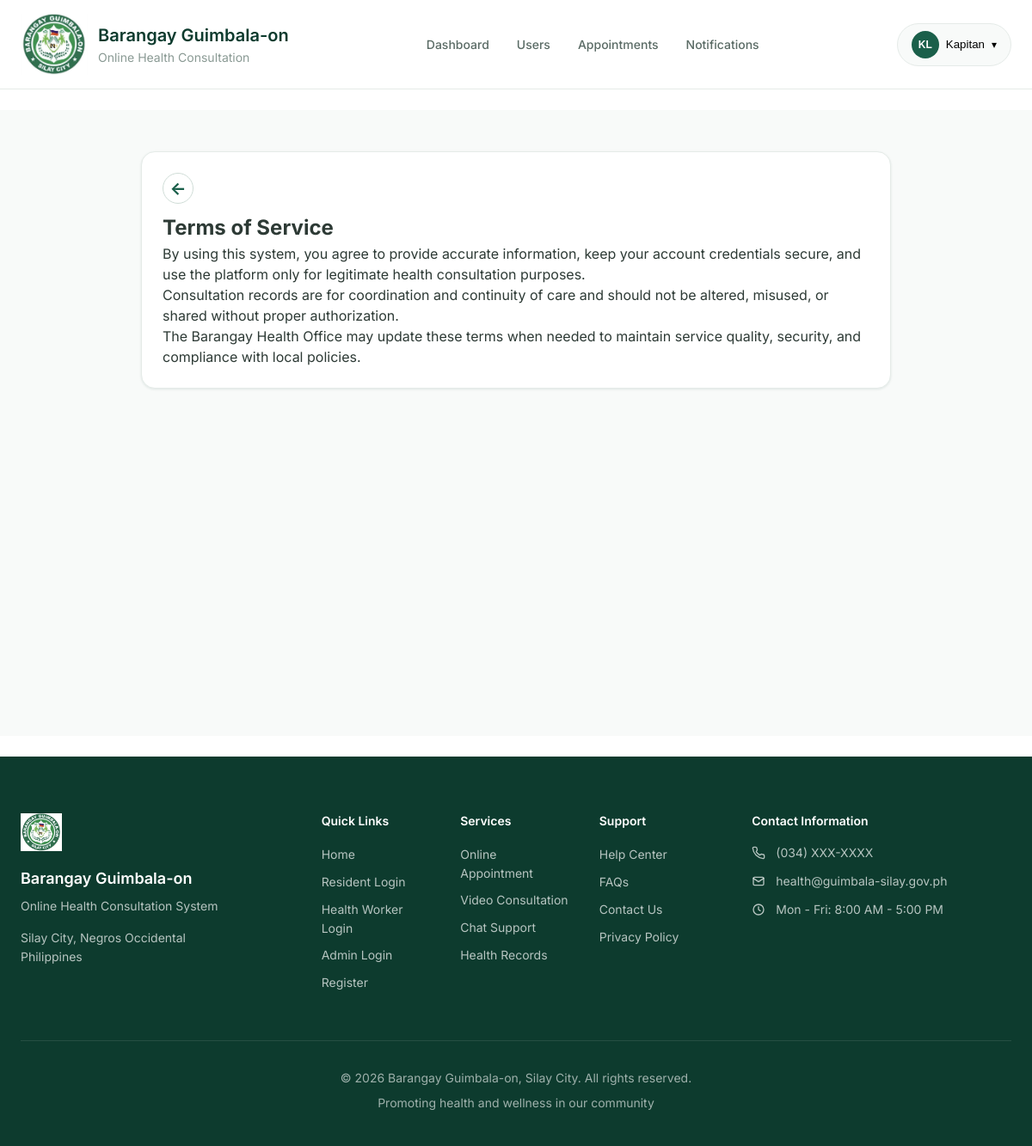
Page /terms/ (signed in) on the committed database.
### accounts/models.py (models this page shows, shortened)
class User(AbstractUser):
    ROLE_CHOICES = [
        ('resident', 'Resident'),
        ('health_worker', 'Barangay Health Worker/Midwife'),
        ('admin', 'Admin'),
    ]
    username = None
    email = models.EmailField(_('email address'), unique=True)
    role = models.CharField(max_length=20, choices=ROLE_CHOICES, default='resident')
    phone_number = models.CharField(max_length=15, blank=True, null=True)
    address = models.TextField(blank=True, null=True)
    profile_picture = models.ImageField(upload_to='profile_pics/', blank=True, null=True)
    is_active = models.BooleanField(default=True)
    date_joined = models.DateTimeField(auto_now_add=True)
    last_updated = models.DateTimeField(auto_now=True)
    license_number = models.CharField(max_length=50, blank=True, null=True)
    specialization = models.CharField(max_length=100, blank=True, null=True)
    is_available = models.BooleanField(default=True)
    USERNAME_FIELD = 'email'
    REQUIRED_FIELDS = ['first_name', 'last_name']
    objects = UserManager()
    class Meta:
        verbose_name = 'User'
        verbose_name_plural = 'Users'
        ordering = ['-date_joined']
    @property
    def is_resident(self):
        return self.role == 'resident'
    @property
    def is_health_worker(self):
        return self.role == 'health_worker'
    @property
    def is_admin_user(self):
        return self.role == 'admin' or self.is_superuser

### notifications/context_processors.py (called while the page is built)
def notifications_count(request):
    if request.user.is_authenticated:
        unread_count = Notification.objects.filter(
            recipient=request.user,
            is_read=False
        ).count()
        return {
            'unread_notifications_count': unread_count,
            'has_unread_notifications': unread_count > 0,
        }
    return {
        'unread_notifications_count': 0,
        'has_unread_notifications': False,
    }

### templates/terms.html (shortened to what this page needs)
{% extends 'base.html' %}
{% block content %}
<section class="app-page">
    <div class="container narrow">
        <div class="panel">
            <a href="{% url 'accounts:register' %}" class="icon-back-btn" aria-label="Go back"
               onclick="if (window.history.length > 1) { event.preventDefault(); window.history.back(); }">←</a>
            <h1>Terms of Service</h1>
            <p>By using this system, you agree to provide accurate information, keep your account credentials secure, and use the platform only for legitimate health consultation purposes.</p>
            <p>Consultation records are for coordination and continuity of care and should not be altered, misused, or shared without proper authorization.</p>
            <p>The Barangay Health Office may update these terms when needed to maintain service quality, security, and compliance with local policies.</p>
        </div>
    </div>
</section>
{% endblock %}

### templates/includes/navbar.html (shortened to what this page needs)
﻿{% load static %}
<nav class="navbar" id="navbar">
    <div class="container">
        <div class="navbar-content">
            <a href="{% url 'home' %}" class="navbar-logo">
                <div class="logo-icon">
                    <img src="{% static 'images/system-logo-v2.jfif' %}" alt="Barangay Guimbala-on Logo">
                </div>
                <div class="logo-text">
                    <span class="logo-title">Barangay Guimbala-on</span>
                    <span class="logo-subtitle">Online Health Consultation</span>
                </div>
            </a>
            <div class="navbar-nav desktop-nav">
                {% if user.is_authenticated %}
                    {% if user.is_resident %}
                        <a href="{% url 'accounts:resident_dashboard' %}" class="nav-link {% if request.resolver_match.url_name == 'resident_dashboard' %}active{% endif %}">
                            Dashboard
                        </a>
                        <a href="{% url 'appointments:create' %}" class="nav-link {% if request.resolver_match.url_name == 'create' %}active{% endif %}">
                            Book Appointment
                        </a>
                        <a href="{% url 'chat:list' %}" class="nav-link {% if request.resolver_match.url_name == 'list' %}active{% endif %}">
                            Messages
                        </a>
                        <a href="{% url 'notifications:list' %}" class="nav-link {% if request.resolver_match.url_name == 'list' %}active{% endif %}">
                            Notifications
                            {% if unread_notifications_count > 0 %}
                            <span class="nav-badge">{{ unread_notifications_count }}</span>
                            {% endif %}
                        </a>
                    {% elif user.is_admin_user %}
                        <a href="{% url 'accounts:admin_dashboard' %}" class="nav-link {% if request.resolver_match.url_name == 'admin_dashboard' %}active{% endif %}">
                            Dashboard
                        </a>
                        <a href="{% url 'accounts:user_list' %}" class="nav-link {% if request.resolver_match.url_name == 'user_list' %}active{% endif %}">
                            Users
                        </a>
                        <a href="{% url 'appointments:list' %}" class="nav-link {% if request.resolver_match.url_name == 'list' %}active{% endif %}">
                            Appointments
                        </a>
                        <a href="{% url 'notifications:list' %}" class="nav-link {% if request.resolver_match.url_name == 'list' %}active{% endif %}">
                            Notifications
                        </a>
                    {% endif %}
                {% else %}
                    <a href="{% url 'home' %}" class="nav-link {% if request.resolver_match.url_name == 'home' %}active{% endif %}">Home</a>
                    <a href="#services" class="nav-link">Services</a>
                    <a href="#how-it-works" class="nav-link">How It Works</a>
                    <a href="#contact" class="nav-link">Contact</a>
                {% endif %}
            </div>
            <div class="navbar-actions">
                {% if user.is_authenticated %}
                    <div class="user-menu dropdown">
                        <button class="user-menu-toggle dropdown-toggle" type="button">
                            <div class="user-avatar">
                                {% if user.profile_picture %}
                                    <img src="{{ user.profile_picture.url }}" alt="{{ user.get_full_name }}">
                                {% else %}
                                    <span>{{ user.first_name|first|upper }}{{ user.last_name|first|upper }}</span>
                                {% endif %}
                            </div>
                            <span class="user-name">{{ user.first_name }}</span>
                            <span class="dropdown-arrow" aria-hidden="true">▾</span>
                        </button>
                    </div>
                {% endif %}
            </div>
        </div>
    </div>
</nav>
<div class="navbar-spacer"></div>

### static/css/style.css (style rules this page uses)
:root { --primary-dark: #0d3b2e; --primary: #1a5f4a; --primary-light: #2d7a5f; --primary-lighter: #4a9b7f; --primary-lightest: #e8f5f1; --bg-white: #ffffff; --bg-light: #f8faf9; --bg-mint: #f0f9f6; --text-dark: #1a1a1a; --text-primary: #2d3a35; --text-secondary: #5a6b65; --text-muted: #8a9a94; --text-light: #ffffff; --border-light: #e5ebe8; --border-medium: #d0ddd7; --success: #22c55e; --success-light: #e8f8ee; --warning: #f59e0b; --warning-light: #fff4df; --error: #ef4444; --error-light: #fff0f0; --info: #3b82f6; --info-light: #eef5ff; --shadow-sm: 0 1px 3px rgba(13, 59, 46, 0.1); --shadow-md: 0 4px 6px rgba(13, 59, 46, 0.1); --shadow-lg: 0 10px 15px rgba(13, 59, 46, 0.1); --radius-sm: 4px; --radius-md: 8px; --radius-lg: 12px; --radius-xl: 16px; --radius-full: 9999px; --font-family: 'Inter', -apple-system, BlinkMacSystemFont, sans-serif; }
*, *::before, *::after { box-sizing: border-box; margin: 0; padding: 0; }
html { scroll-behavior: smooth; }
body { font-family: var(--font-family); font-size: 16px; line-height: 1.5; color: var(--text-primary); background-color: var(--bg-white); min-height: 100vh; }
.container { width: 100%; max-width: 1200px; margin: 0 auto; padding: 0 24px; }
.navbar { position: fixed; top: 0; left: 0; right: 0; height: 104px; background: var(--bg-white); border-bottom: 1px solid var(--border-light); z-index: 1000; overflow: visible; }
.navbar-content { display: flex; align-items: center; justify-content: space-between; height: 100%; overflow: visible; }
.navbar-logo { display: flex; align-items: center; gap: 12px; color: var(--primary-dark); text-decoration: none; }
.logo-icon { width: 78px; height: 78px; flex-shrink: 0; }
.logo-icon img { width: 100%; height: 100%; object-fit: contain; display: block; }
.logo-text { display: flex; flex-direction: column; }
.logo-title { font-size: 20px; font-weight: 600; color: var(--primary-dark); }
.logo-subtitle { font-size: 14px; color: var(--text-muted); }
.navbar-nav { display: flex; align-items: center; gap: 32px; }
.nav-link { font-size: 14px; font-weight: 500; color: var(--text-secondary); text-decoration: none; padding: 8px 0; position: relative; transition: color 0.15s ease; }
.navbar-actions { display: flex; align-items: center; gap: 16px; }
.user-menu { position: relative; }
.user-menu-toggle { display: flex; align-items: center; gap: 8px; padding: 8px 16px; background: var(--bg-light); border: 1px solid var(--border-light); border-radius: var(--radius-full); cursor: pointer; }
.user-avatar { width: 32px; height: 32px; border-radius: var(--radius-full); background: var(--primary); color: var(--text-light); display: flex; align-items: center; justify-content: center; font-size: 12px; font-weight: 600; }
.dropdown { position: relative; }
.navbar-spacer { height: 104px; }
.dropdown-arrow { font-size: 12px; line-height: 1; }
.app-page, .chat-page, .call-page { min-height: calc(100vh - 72px); padding: 48px 0 80px; background: var(--bg-light); }
.container.narrow { max-width: 920px; }
.panel { background: var(--bg-white); border: 1px solid var(--border-light); border-radius: var(--radius-xl); box-shadow: var(--shadow-sm); padding: 24px; }

### static/css/animations.css (style rules this page uses)
html { scroll-behavior: smooth; }

### templates/terms.html (style rules this page uses)
.icon-back-btn { display: inline-flex; align-items: center; justify-content: center; width: 36px; height: 36px; margin-bottom: 10px; border: 1px solid var(--border-medium); border-radius: 999px; color: var(--primary); text-decoration: none; font-size: 20px; font-weight: 700; line-height: 1; }

### rows in the picture
User: first_name|first "K", last_name|first "L", first_name "Kapitan"
